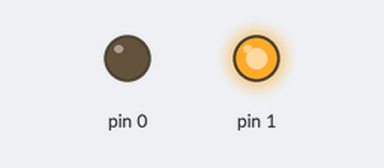
Bench run of a sketch on a simulated Arduino Uno, built with avr-gcc and run on an emulated ATmega328P. On the bench: output pins drawn as LEDs (lit = HIGH).

Above: at 0.1 s.
Timing chart, 0 to 1.6 s (numbered marks = the images above):
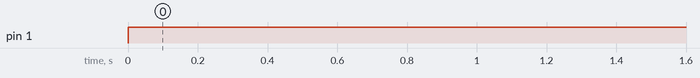

The sketch:

USING_PINS_0_AND_1_AS_OUTPUT_PINS_TEST.ino
```cpp
// BOTH PINS 0 AND 1 WORK AS OUTPUT PINS BUT THEY BOTH FIRE BREIFLY WHEN UPLOADING A SKETCH FOR
// THE FIRST TIME


void setup() {
  // put your setup code here, to run once:


  pinMode(0,OUTPUT);
  pinMode(1,OUTPUT);

}

void loop() {
  // put your main code here, to run repeatedly:

  digitalWrite(0,LOW);
  digitalWrite(1,HIGH);

}
```

Measured:
- by itself, pin 1: LOW → HIGH at 0.00 s
